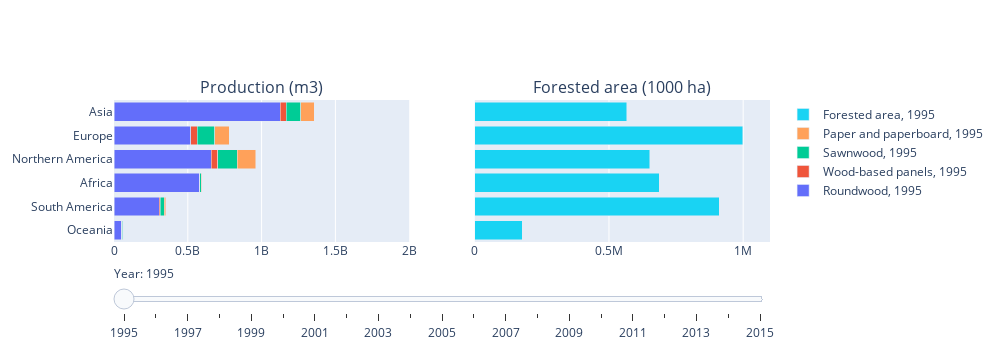

The notebook cell this image was saved under:
### Code cell
# plot the graph
for i in range(6):
    fig.data[i].visible = True

steps = []
for i in range(int(len(fig.data)/6)):
    step = dict(
        method="restyle",
        args=["visible", [False] * len(fig.data)],
        label='{}'.format(i + year_min),
    )
    for j in range(6):
        step["args"][1][i*6 + j] = True
    steps.append(step)

sliders = [dict(
    active=1991,
    currentvalue={"prefix": "Year: "},
    steps=steps
)]
fig.update_layout(
    sliders=sliders,
    barmode='stack',
    autosize=False,
    width=1000,
    height=350,
)

fig.update_xaxes(range=[0, 2000000000], showgrid=True, row=1, col=1)
fig.update_xaxes(range=[0, 1100000], showgrid=True, row=1, col=2)

fig.show()
